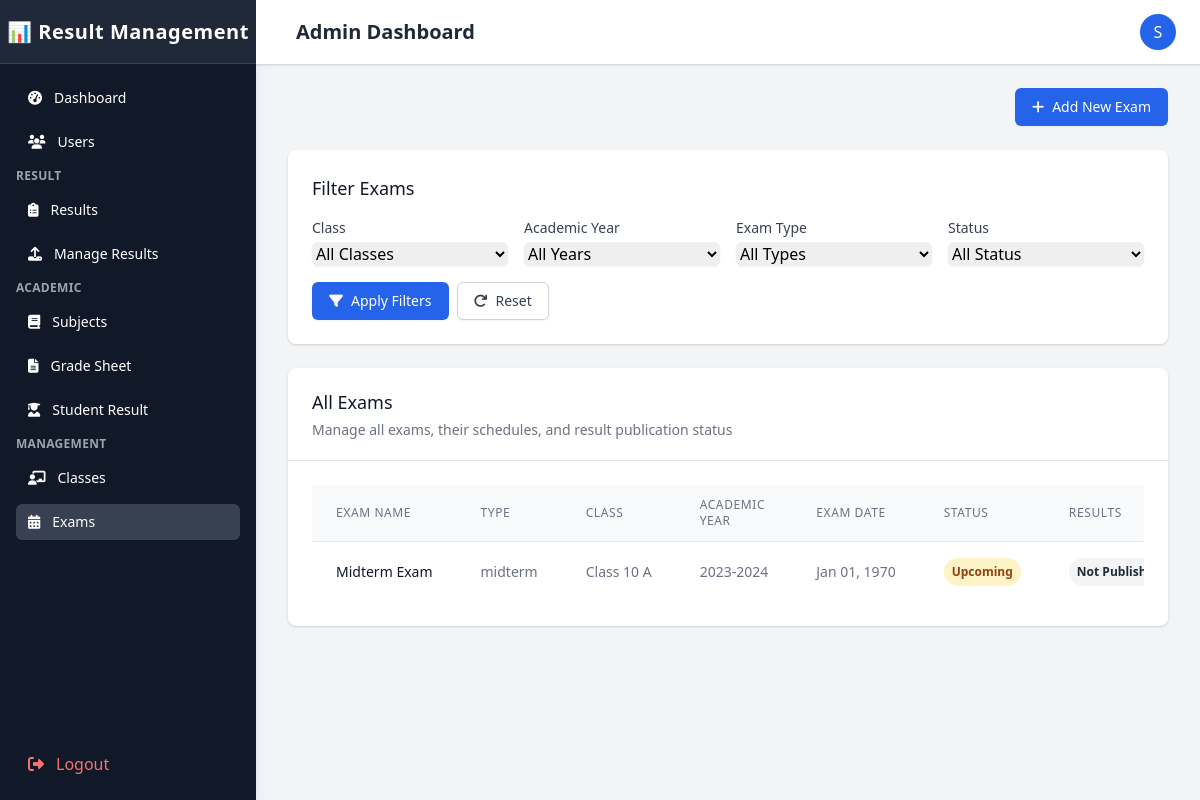
Before: /Admin/exams.php (signed in) with the older database file.
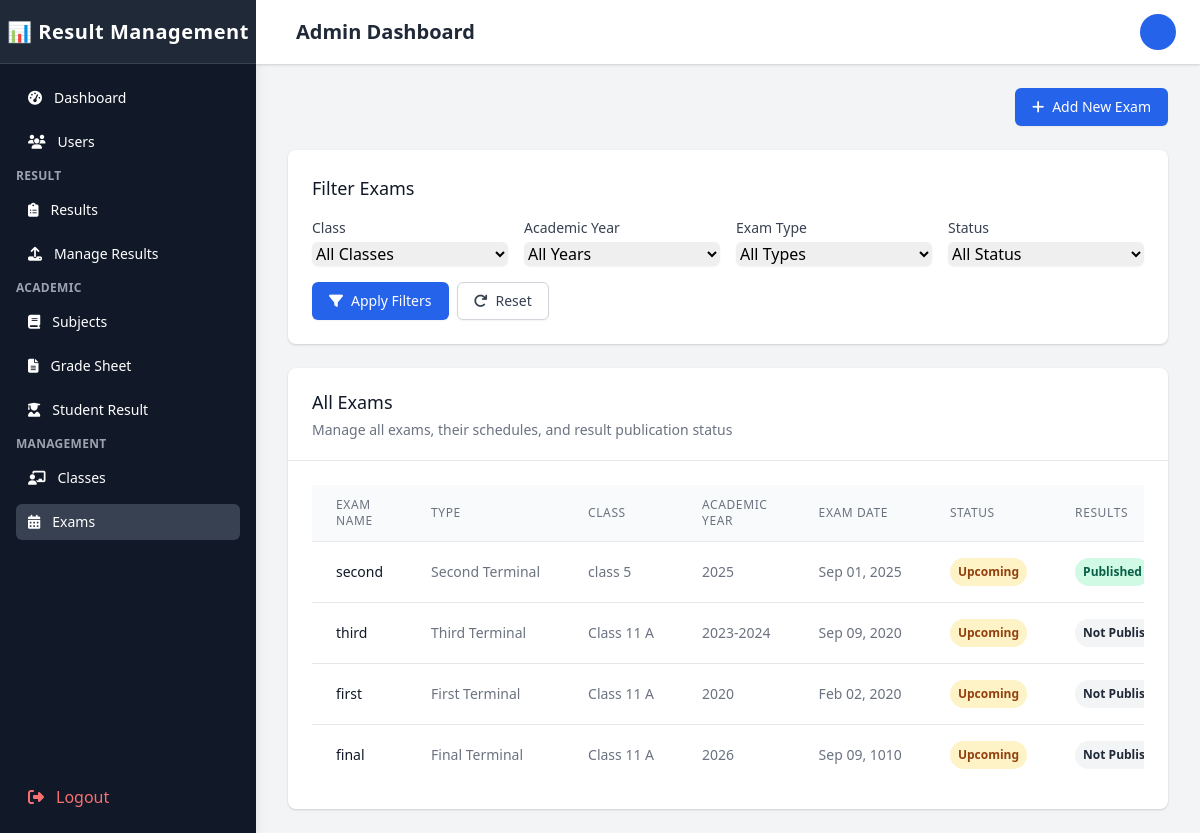
After: the same page with the newer database file.
### tables this page shows
CREATE TABLE `exams` (
  `exam_id` int(11) NOT NULL,
  `exam_name` varchar(100) NOT NULL,
  `exam_type` enum('midterm','final','quiz','assignment','project','other','First Terminal','Second Terminal','Third Terminal','Final Terminal') NOT NULL,
  `class_id` int(11) DEFAULT NULL,
  `start_date` date DEFAULT NULL,
  `end_date` date DEFAULT NULL,
  `total_marks` int(11) NOT NULL,
  `passing_marks` int(11) NOT NULL,
  `academic_year` varchar(20) NOT NULL,
  `description` text DEFAULT NULL,
  `status` enum('upcoming','ongoing','completed','cancelled') DEFAULT 'upcoming',
  `exam_date` date DEFAULT NULL,
  `is_active` tinyint(1) NOT NULL DEFAULT 1,
  `created_at` timestamp NOT NULL DEFAULT current_timestamp(),
  `updated_at` timestamp NOT NULL DEFAULT current_timestamp() ON UPDATE current_timestamp(),
  `results_published` tinyint(1) NOT NULL DEFAULT 0 COMMENT 'Flag indicating if results are published (1) or not (0)'
);

CREATE TABLE `classes` (
  `class_id` int(11) NOT NULL,
  `class_name` varchar(100) NOT NULL,
  `class_numeric` int(11) NOT NULL DEFAULT 0,
  `class_teacher_id` int(11) DEFAULT NULL,
  `section` varchar(10) DEFAULT NULL,
  `academic_year` varchar(20) NOT NULL,
  `description` text DEFAULT NULL,
  `is_active` tinyint(1) NOT NULL DEFAULT 1,
  `created_at` timestamp NOT NULL DEFAULT current_timestamp(),
  `updated_at` timestamp NOT NULL DEFAULT current_timestamp() ON UPDATE current_timestamp()
);

### Admin/exams.php (the view, shortened to what the changed rows need)
<?php
$conn = new mysqli('localhost', 'root', '', 'result_management');
try {
    $checkTypeQuery = "SHOW COLUMNS FROM exams LIKE 'exam_type'";
    $typeResult = $conn->query($checkTypeQuery);
    if ($typeResult && $typeResult->num_rows > 0) {
        $typeInfo = $typeResult->fetch_assoc();
        if (strpos($typeInfo['Type'], 'enum') === 0) {
            if (strpos($typeInfo['Type'], 'First Terminal') === false) {
                $alterQuery = "ALTER TABLE exams MODIFY COLUMN exam_type ENUM('midterm','final','quiz','assignment','project','other','First Terminal','Second Terminal','Third Terminal','Final Terminal') NOT NULL";
                $conn->query($alterQuery);
            }
        }
    }
} catch (Exception $e) {
    error_log("Error updating exam_type column: " . $e->getMessage());
}
$exams = [];
try {
    $query = "SELECT e.*, c.class_name, c.section
              FROM exams e
              LEFT JOIN classes c ON e.class_id = c.class_id
              WHERE 1=1";
    $query .= " ORDER BY e.exam_date DESC";
    $stmt = $conn->prepare($query);
    $stmt->execute();
    $result = $stmt->get_result();
    while ($row = $result->fetch_assoc()) {
        $exams[] = $row;
    }
} catch (Exception $e) {
    $_SESSION['error'] = "Error loading exams: " . $e->getMessage();
}
?>
<!DOCTYPE html>
<html lang="en">
<head>
    <link href="https://cdn.tailwindcss.com" rel="stylesheet">
    <link rel="stylesheet" href="https://cdnjs.cloudflare.com/ajax/libs/font-awesome/6.4.0/css/all.min.css">
</head>
<body class="bg-gray-100" id="body">
    <div class="flex h-screen overflow-hidden">
        <?php
        include 'sidebar.php';
        ?>
        <div class="flex flex-col flex-1 w-0 overflow-hidden">
            <?php
        include 'topBar.php';
        include 'mobile_sidebar.php'
        ?>
            <main class="flex-1 relative overflow-y-auto focus:outline-none">
                <div class="py-6">
                    <div class="max-w-7xl mx-auto px-4 sm:px-6 md:px-8">
                        <div class="bg-white shadow rounded-lg p-6 mb-6 hover-scale">
                            <h2 class="text-lg font-medium text-gray-900 mb-4">Filter Exams</h2>
                        </div>
                        <div class="bg-white shadow rounded-lg overflow-hidden hover-scale">
                            <div class="px-4 py-5 border-b border-gray-200 sm:px-6">
                                <h2 class="text-lg font-medium text-gray-900">All Exams</h2>
                            </div>
                            <div class="px-4 py-5 sm:p-6">
                                <div class="overflow-x-auto">
                                    <table class="min-w-full divide-y divide-gray-200">
                                        <thead class="bg-gray-50">
                                            <tr>
                                                <th scope="col" class="px-6 py-3 text-left text-xs font-medium text-gray-500 uppercase tracking-wider">Exam Name</th>
                                                <th scope="col" class="px-6 py-3 text-left text-xs font-medium text-gray-500 uppercase tracking-wider">Type</th>
                                                <th scope="col" class="px-6 py-3 text-left text-xs font-medium text-gray-500 uppercase tracking-wider">Class</th>
                                                <th scope="col" class="px-6 py-3 text-left text-xs font-medium text-gray-500 uppercase tracking-wider">Academic Year</th>
                                                <th scope="col" class="px-6 py-3 text-left text-xs font-medium text-gray-500 uppercase tracking-wider">Exam Date</th>
                                                <th scope="col" class="px-6 py-3 text-left text-xs font-medium text-gray-500 uppercase tracking-wider">Status</th>
                                                <th scope="col" class="px-6 py-3 text-left text-xs font-medium text-gray-500 uppercase tracking-wider">Results</th>
                                            </tr>
                                        </thead>
                                        <tbody class="bg-white divide-y divide-gray-200">
                                            <?php if (empty($exams)): ?>
                                                <tr>
                                                    <td colspan="8" class="px-6 py-4 text-center text-sm text-gray-500">No exams found.</td>
                                                </tr>
                                            <?php else: ?>
                                                <?php foreach ($exams as $exam): ?>
                                                    <tr class="hover:bg-gray-50">
                                                        <td class="px-6 py-4 whitespace-nowrap text-sm font-medium text-gray-900"><?php echo $exam['exam_name']; ?></td>
                                                        <td class="px-6 py-4 whitespace-nowrap text-sm text-gray-500"><?php echo $exam['exam_type']; ?></td>
                                                        <td class="px-6 py-4 whitespace-nowrap text-sm text-gray-500">
                                                            <?php echo $exam['class_name'] . ' ' . $exam['section']; ?>
                                                        </td>
                                                        <td class="px-6 py-4 whitespace-nowrap text-sm text-gray-500"><?php echo $exam['academic_year']; ?></td>
                                                        <td class="px-6 py-4 whitespace-nowrap text-sm text-gray-500">
                                                            <?php echo date('M d, Y', strtotime($exam['exam_date'])); ?>
                                                        </td>
                                                        <td class="px-6 py-4 whitespace-nowrap">
                                                            <?php if ($exam['status'] == 'active'): ?>
                                                                <span class="px-2 py-1 inline-flex text-xs leading-5 font-semibold rounded-full bg-green-100 text-green-800">
                                                                    Active
                                                                </span>
                                                            <?php elseif ($exam['status'] == 'completed'): ?>
                                                                <span class="px-2 py-1 inline-flex text-xs leading-5 font-semibold rounded-full bg-blue-100 text-blue-800">
                                                                    Completed
                                                                </span>
                                                            <?php else: ?>
                                                                <span class="px-2 py-1 inline-flex text-xs leading-5 font-semibold rounded-full bg-yellow-100 text-yellow-800">
                                                                    Upcoming
                                                                </span>
                                                            <?php endif; ?>
                                                        </td>
                                                        <td class="px-6 py-4 whitespace-nowrap">
                                                            <?php if ($exam['results_published']): ?>
                                                                <span class="px-2 py-1 inline-flex text-xs leading-5 font-semibold rounded-full bg-green-100 text-green-800">
                                                                    Published
                                                                </span>
                                                            <?php else: ?>
                                                                <span class="px-2 py-1 inline-flex text-xs leading-5 font-semibold rounded-full bg-gray-100 text-gray-800">
                                                                    Not Published
                                                                </span>
                                                            <?php endif; ?>
                                                        </td>
                                                    </tr>
                                                <?php endforeach; ?>
                                            <?php endif; ?>
                                        </tbody>
                                    </table>
                                </div>
                            </div>
                        </div>
                    </div>
                </div>
            </main>
        </div>
    </div>
    <link href="https://cdn.jsdelivr.net/npm/tailwindcss@2.2.19/dist/tailwind.min.css" rel="stylesheet">
</body>
</html>

### Admin/topBar.php (shortened to what the changed rows need)
<link href="https://cdn.jsdelivr.net/npm/tailwindcss@2.2.19/dist/tailwind.min.css" rel="stylesheet">
<div class="relative z-10 flex-shrink-0 flex h-16 bg-white dark:bg-gray-900 shadow px-4 md:px-6">
    <div class="flex-1 flex items-center justify-between ml-4">
        <h1 class="text-xl font-semibold text-gray-800 dark:text-gray-100">Admin Dashboard</h1>
        <div class="flex items-center space-x-4">
            <div class="relative" id="profile-menu">
                <button class="flex items-center justify-center h-9 w-9 rounded-full bg-blue-600 text-white focus:outline-none" id="profile-button">
                    <?= isset($_SESSION['full_name']) ? substr($_SESSION['full_name'], 0, 1) : 'A'; ?>
                </button>
            </div>
        </div>
    </div>
</div>

Changed rows visible on the page:
added exams: exam_name "second", exam_type "Second Terminal", class.class_name "class 5", academic_year "2025", exam_date "Sep 01, 2025", status "Upcoming", results_published "Published"
changed exams: exam_name "Midterm Exam" → "third"; exam_type "midterm" → "Third Terminal"; class.class_name "Class 10" → "Class 11"; exam_date "Jan 01, 1970" → "Sep 09, 2020"
added exams: exam_name "first", exam_type "First Terminal", class.class_name "Class 11", class.section "A", academic_year "2020", exam_date "Feb 02, 2020", status "Upcoming", results_published "Not…"
added exams: exam_name "final", exam_type "Final Terminal", class.class_name "Class 11", class.section "A", academic_year "2026", exam_date "Sep 09, 1010", status "Upcoming", results_published "Not…"
Other visible differences:
substr($_SESSION['full_name'], 0, 1): "S" → (not shown)
